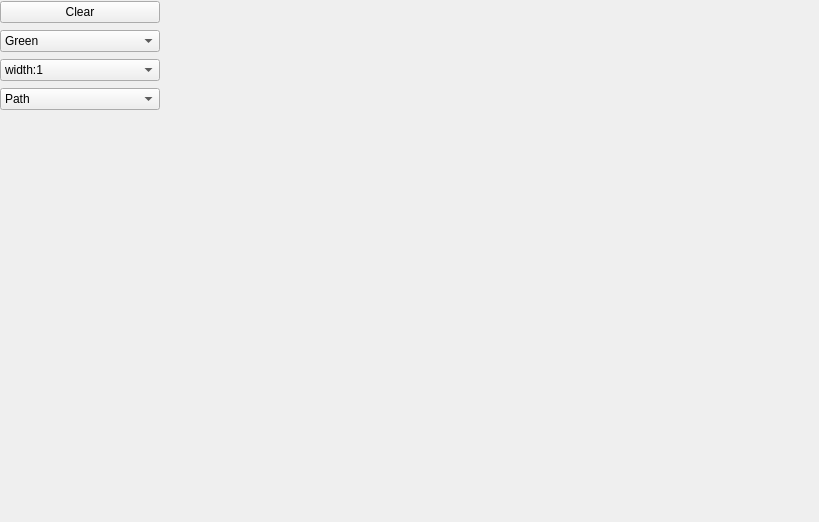
<?xml version="1.0" encoding="UTF-8"?>
<ui version="4.0">
 <class>Widget</class>
 <widget class="QWidget" name="Widget">
  <property name="geometry">
   <rect>
    <x>0</x>
    <y>0</y>
    <width>819</width>
    <height>522</height>
   </rect>
  </property>
  <property name="windowTitle">
   <string>Widget</string>
  </property>
  <widget class="QWidget" name="verticalLayoutWidget">
   <property name="geometry">
    <rect>
     <x>0</x>
     <y>0</y>
     <width>160</width>
     <height>112</height>
    </rect>
   </property>
   <layout class="QVBoxLayout" name="verticalLayout">
    <item>
     <widget class="QPushButton" name="pushButton">
      <property name="text">
       <string>Clear</string>
      </property>
     </widget>
    </item>
    <item>
     <widget class="QComboBox" name="comboBox">
      <item>
       <property name="text">
        <string>Green</string>
       </property>
      </item>
      <item>
       <property name="text">
        <string>Red</string>
       </property>
      </item>
      <item>
       <property name="text">
        <string>Black</string>
       </property>
      </item>
      <item>
       <property name="text">
        <string>Yellow</string>
       </property>
      </item>
      <item>
       <property name="text">
        <string>Blue</string>
       </property>
      </item>
     </widget>
    </item>
    <item>
     <widget class="QComboBox" name="thickness">
      <item>
       <property name="text">
        <string>width:1</string>
       </property>
      </item>
      <item>
       <property name="text">
        <string>width:2</string>
       </property>
      </item>
      <item>
       <property name="text">
        <string>width:3</string>
       </property>
      </item>
      <item>
       <property name="text">
        <string>width:4</string>
       </property>
      </item>
      <item>
       <property name="text">
        <string>width:5</string>
       </property>
      </item>
      <item>
       <property name="text">
        <string>width:6</string>
       </property>
      </item>
      <item>
       <property name="text">
        <string>width:7</string>
       </property>
      </item>
      <item>
       <property name="text">
        <string>width:8</string>
       </property>
      </item>
      <item>
       <property name="text">
        <string>width:9</string>
       </property>
      </item>
      <item>
       <property name="text">
        <string>width:10</string>
       </property>
      </item>
     </widget>
    </item>
    <item>
     <widget class="QComboBox" name="GraphicsType">
      <item>
       <property name="text">
        <string>Path</string>
       </property>
      </item>
      <item>
       <property name="text">
        <string>Rect</string>
       </property>
      </item>
      <item>
       <property name="text">
        <string>Ellipse</string>
       </property>
      </item>
      <item>
       <property name="text">
        <string>Line</string>
       </property>
      </item>
      <item>
       <property name="text">
        <string>Erase</string>
       </property>
      </item>
     </widget>
    </item>
   </layout>
  </widget>
 </widget>
 <resources/>
 <connections/>
</ui>
